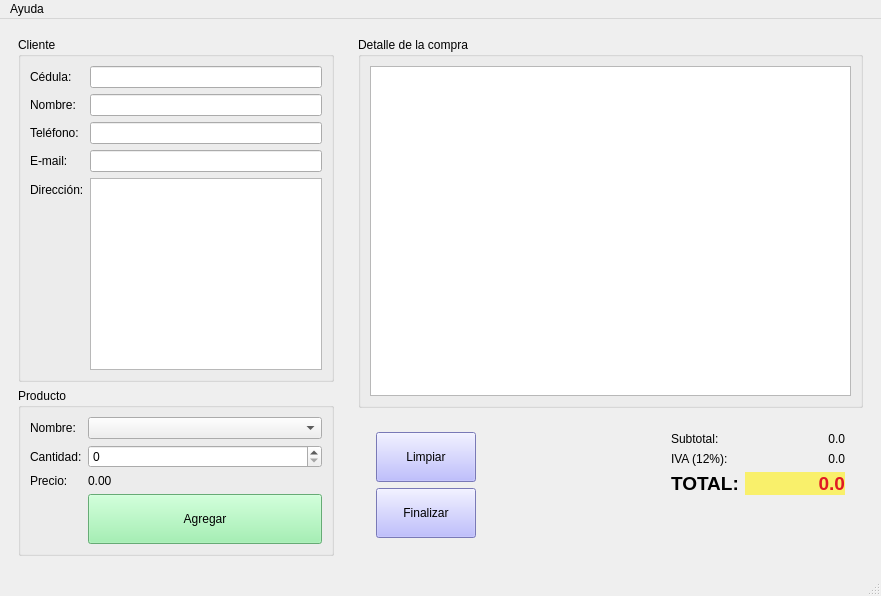
<?xml version="1.0" encoding="UTF-8"?>
<ui version="4.0">
 <class>Tienda</class>
 <widget class="QMainWindow" name="Tienda">
  <property name="geometry">
   <rect>
    <x>0</x>
    <y>0</y>
    <width>881</width>
    <height>596</height>
   </rect>
  </property>
  <property name="windowTitle">
   <string>Tienda</string>
  </property>
  <property name="windowIcon">
   <iconset resource="Recursos.qrc">
    <normaloff>:/Recursos/tienda.png</normaloff>:/Recursos/tienda.png</iconset>
  </property>
  <widget class="QWidget" name="centralwidget">
   <layout class="QHBoxLayout" name="horizontalLayout_3">
    <item>
     <widget class="QWidget" name="widget" native="true">
      <property name="minimumSize">
       <size>
        <width>300</width>
        <height>0</height>
       </size>
      </property>
      <property name="maximumSize">
       <size>
        <width>350</width>
        <height>16777215</height>
       </size>
      </property>
      <layout class="QVBoxLayout" name="verticalLayout">
       <item>
        <widget class="QGroupBox" name="groupBox">
         <property name="title">
          <string>Cliente</string>
         </property>
         <layout class="QFormLayout" name="formLayout">
          <item row="0" column="0">
           <widget class="QLabel" name="label">
            <property name="text">
             <string>Cédula:</string>
            </property>
           </widget>
          </item>
          <item row="0" column="1">
           <widget class="QLineEdit" name="inCedula"/>
          </item>
          <item row="2" column="0">
           <widget class="QLabel" name="label_2">
            <property name="text">
             <string>Nombre:</string>
            </property>
           </widget>
          </item>
          <item row="2" column="1">
           <widget class="QLineEdit" name="inNombre"/>
          </item>
          <item row="4" column="0">
           <widget class="QLabel" name="label_3">
            <property name="text">
             <string>Teléfono:</string>
            </property>
           </widget>
          </item>
          <item row="4" column="1">
           <widget class="QLineEdit" name="inTelefono"/>
          </item>
          <item row="6" column="0">
           <widget class="QLabel" name="label_4">
            <property name="text">
             <string>E-mail:</string>
            </property>
           </widget>
          </item>
          <item row="6" column="1">
           <widget class="QLineEdit" name="inEmail"/>
          </item>
          <item row="8" column="0">
           <widget class="QLabel" name="label_5">
            <property name="text">
             <string>Dirección:</string>
            </property>
           </widget>
          </item>
          <item row="8" column="1">
           <widget class="QPlainTextEdit" name="inDireccion">
            <property name="lineWidth">
             <number>3</number>
            </property>
           </widget>
          </item>
         </layout>
        </widget>
       </item>
       <item>
        <widget class="QGroupBox" name="groupBox_2">
         <property name="title">
          <string>Producto</string>
         </property>
         <layout class="QFormLayout" name="formLayout_2">
          <item row="0" column="0">
           <widget class="QLabel" name="label_6">
            <property name="text">
             <string>Nombre:</string>
            </property>
           </widget>
          </item>
          <item row="0" column="1">
           <widget class="QComboBox" name="inProducto"/>
          </item>
          <item row="2" column="0">
           <widget class="QLabel" name="label_7">
            <property name="text">
             <string>Cantidad:</string>
            </property>
           </widget>
          </item>
          <item row="2" column="1">
           <widget class="QSpinBox" name="inCantidad"/>
          </item>
          <item row="4" column="0">
           <widget class="QLabel" name="label_8">
            <property name="text">
             <string>Precio:</string>
            </property>
           </widget>
          </item>
          <item row="4" column="1">
           <widget class="QLabel" name="outPrecio">
            <property name="text">
             <string>0.00</string>
            </property>
           </widget>
          </item>
          <item row="7" column="1">
           <widget class="QPushButton" name="btnAgregar">
            <property name="minimumSize">
             <size>
              <width>0</width>
              <height>50</height>
             </size>
            </property>
            <property name="styleSheet">
             <string notr="true">background-color: rgb(143, 240, 164);</string>
            </property>
            <property name="text">
             <string>Agregar</string>
            </property>
           </widget>
          </item>
         </layout>
        </widget>
       </item>
      </layout>
     </widget>
    </item>
    <item>
     <widget class="QWidget" name="widget_2" native="true">
      <layout class="QVBoxLayout" name="verticalLayout_2">
       <item>
        <widget class="QGroupBox" name="groupBox_3">
         <property name="title">
          <string>Detalle de la compra</string>
         </property>
         <layout class="QHBoxLayout" name="horizontalLayout_2">
          <item>
           <widget class="QTableWidget" name="outDetalle"/>
          </item>
         </layout>
        </widget>
       </item>
       <item>
        <widget class="QWidget" name="widget_3" native="true">
         <layout class="QHBoxLayout" name="horizontalLayout">
          <item>
           <widget class="QWidget" name="widget_5" native="true">
            <layout class="QVBoxLayout" name="verticalLayout_3">
             <item>
              <widget class="QPushButton" name="btnLimpiar">
               <property name="minimumSize">
                <size>
                 <width>100</width>
                 <height>50</height>
                </size>
               </property>
               <property name="styleSheet">
                <string notr="true">background-color: rgb(170, 170, 255);</string>
               </property>
               <property name="text">
                <string>Limpiar</string>
               </property>
              </widget>
             </item>
             <item>
              <widget class="QPushButton" name="Finalizar">
               <property name="minimumSize">
                <size>
                 <width>0</width>
                 <height>50</height>
                </size>
               </property>
               <property name="styleSheet">
                <string notr="true">background-color: rgb(170, 170, 255);</string>
               </property>
               <property name="text">
                <string>Finalizar</string>
               </property>
              </widget>
             </item>
            </layout>
           </widget>
          </item>
          <item>
           <spacer name="horizontalSpacer">
            <property name="orientation">
             <enum>Qt::Horizontal</enum>
            </property>
            <property name="sizeHint" stdset="0">
             <size>
              <width>187</width>
              <height>20</height>
             </size>
            </property>
           </spacer>
          </item>
          <item>
           <widget class="QWidget" name="widget_4" native="true">
            <layout class="QFormLayout" name="formLayout_3">
             <item row="0" column="0">
              <widget class="QLabel" name="label_10">
               <property name="text">
                <string>Subtotal:</string>
               </property>
              </widget>
             </item>
             <item row="0" column="1">
              <widget class="QLabel" name="outSubtotal">
               <property name="minimumSize">
                <size>
                 <width>100</width>
                 <height>0</height>
                </size>
               </property>
               <property name="text">
                <string>0.0</string>
               </property>
               <property name="alignment">
                <set>Qt::AlignRight|Qt::AlignTrailing|Qt::AlignVCenter</set>
               </property>
              </widget>
             </item>
             <item row="1" column="0">
              <widget class="QLabel" name="label_11">
               <property name="text">
                <string>IVA (12%):</string>
               </property>
              </widget>
             </item>
             <item row="1" column="1">
              <widget class="QLabel" name="outIva">
               <property name="minimumSize">
                <size>
                 <width>100</width>
                 <height>0</height>
                </size>
               </property>
               <property name="text">
                <string>0.0</string>
               </property>
               <property name="alignment">
                <set>Qt::AlignRight|Qt::AlignTrailing|Qt::AlignVCenter</set>
               </property>
              </widget>
             </item>
             <item row="2" column="0">
              <widget class="QLabel" name="label_12">
               <property name="font">
                <font>
                 <pointsize>14</pointsize>
                 <weight>75</weight>
                 <bold>true</bold>
                </font>
               </property>
               <property name="text">
                <string>TOTAL:</string>
               </property>
              </widget>
             </item>
             <item row="2" column="1">
              <widget class="QLabel" name="outTotal">
               <property name="minimumSize">
                <size>
                 <width>100</width>
                 <height>0</height>
                </size>
               </property>
               <property name="font">
                <font>
                 <pointsize>14</pointsize>
                 <weight>75</weight>
                 <bold>true</bold>
                </font>
               </property>
               <property name="styleSheet">
                <string notr="true">background-color: rgb(249, 240, 107);
color: rgb(224, 27, 36);</string>
               </property>
               <property name="text">
                <string>0.0</string>
               </property>
               <property name="alignment">
                <set>Qt::AlignRight|Qt::AlignTrailing|Qt::AlignVCenter</set>
               </property>
              </widget>
             </item>
            </layout>
           </widget>
          </item>
         </layout>
        </widget>
       </item>
      </layout>
     </widget>
    </item>
   </layout>
  </widget>
  <widget class="QStatusBar" name="statusbar"/>
  <widget class="QMenuBar" name="menubar">
   <property name="geometry">
    <rect>
     <x>0</x>
     <y>0</y>
     <width>881</width>
     <height>25</height>
    </rect>
   </property>
   <widget class="QMenu" name="menuAcerca_de">
    <property name="title">
     <string>Ayuda</string>
    </property>
    <addaction name="actionAcerca_de"/>
   </widget>
   <addaction name="menuAcerca_de"/>
  </widget>
  <action name="actionAcerca_de">
   <property name="text">
    <string>Acerca de </string>
   </property>
  </action>
 </widget>
 <resources>
  <include location="Recursos.qrc"/>
 </resources>
 <connections/>
</ui>
